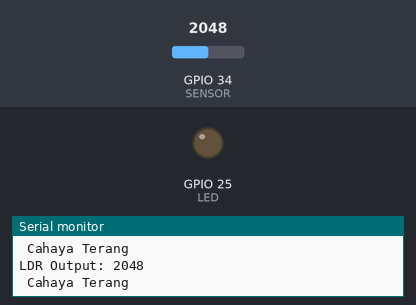
Recording of a sketch running on a simulated ESP32. On the bench: output pins drawn as LEDs (lit = HIGH), the last lines printed to the serial monitor. Inputs (shaded band) come from the test bench; at power-on: GPIO 34 (SENSOR) = 2048.

Above: at 1.8 s.
1.9 s: GPIO 34 (SENSOR) set to 107
3.4 s: GPIO 34 (SENSOR) set to 92
At 4.3 s:
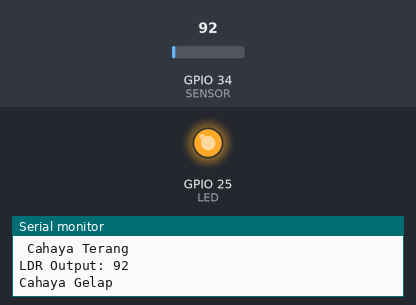
5.5 s: GPIO 34 (SENSOR) set to 491
At 7.1 s:
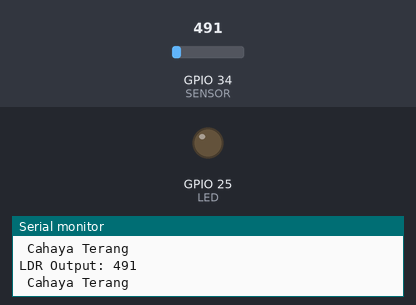
7.5 s: GPIO 34 (SENSOR) set to 60
At 8.6 s:
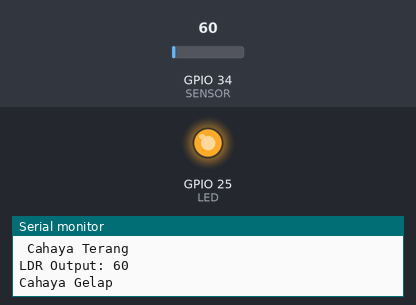
Timing chart, 0 to 10.5 s (numbered marks = the images above; inputs shaded):
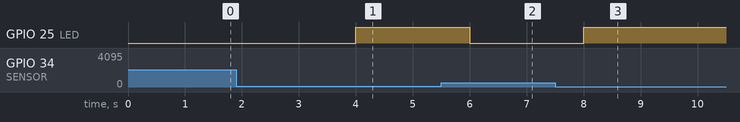

Measured:
- the behaviour switches between 101 and 100 on GPIO 34 (SENSOR) (found by bisection; images 0 and 1)
- after the input at 3.4 s, GPIO 25 (LED): LOW → HIGH after 0.60 s
- after the input at 5.5 s, GPIO 25 (LED): HIGH → LOW after 0.50 s
- after the input at 7.5 s, GPIO 25 (LED): LOW → HIGH after 0.50 s

The sketch:

LatihanPraktikum.ino
```cpp
int LDR_Val = 0;
int SENSOR = 34;
int LED = 25;

void setup() {
  Serial.begin(9600); pinMode(LED, OUTPUT);
}

void loop() {
  LDR_Val = analogRead(SENSOR);
  Serial.print("LDR Output: ");
  Serial.println(LDR_Val);
  if (LDR_Val > 100) {
     Serial.println(" Cahaya Terang ");
     digitalWrite(LED, LOW);
  }
  else{
  Serial.println("Cahaya Gelap ");
  digitalWrite(LED, HIGH);
}
delay(1000);

}
```
